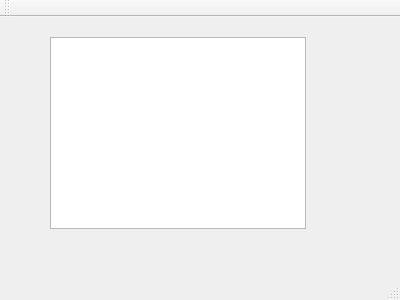
<?xml version="1.0" encoding="UTF-8"?>
<ui version="4.0">
 <class>MainWindow</class>
 <widget class="QMainWindow" name="MainWindow">
  <property name="geometry">
   <rect>
    <x>0</x>
    <y>0</y>
    <width>400</width>
    <height>300</height>
   </rect>
  </property>
  <property name="windowTitle">
   <string>MainWindow</string>
  </property>
  <widget class="QWidget" name="centralWidget">
   <widget class="QGraphicsView" name="graphicsView">
    <property name="geometry">
     <rect>
      <x>50</x>
      <y>20</y>
      <width>256</width>
      <height>192</height>
     </rect>
    </property>
   </widget>
  </widget>
  <widget class="QMenuBar" name="menuBar">
   <property name="geometry">
    <rect>
     <x>0</x>
     <y>0</y>
     <width>400</width>
     <height>25</height>
    </rect>
   </property>
  </widget>
  <widget class="QToolBar" name="mainToolBar">
   <attribute name="toolBarArea">
    <enum>TopToolBarArea</enum>
   </attribute>
   <attribute name="toolBarBreak">
    <bool>false</bool>
   </attribute>
  </widget>
  <widget class="QStatusBar" name="statusBar"/>
 </widget>
 <layoutdefault spacing="6" margin="11"/>
 <resources/>
 <connections/>
</ui>
